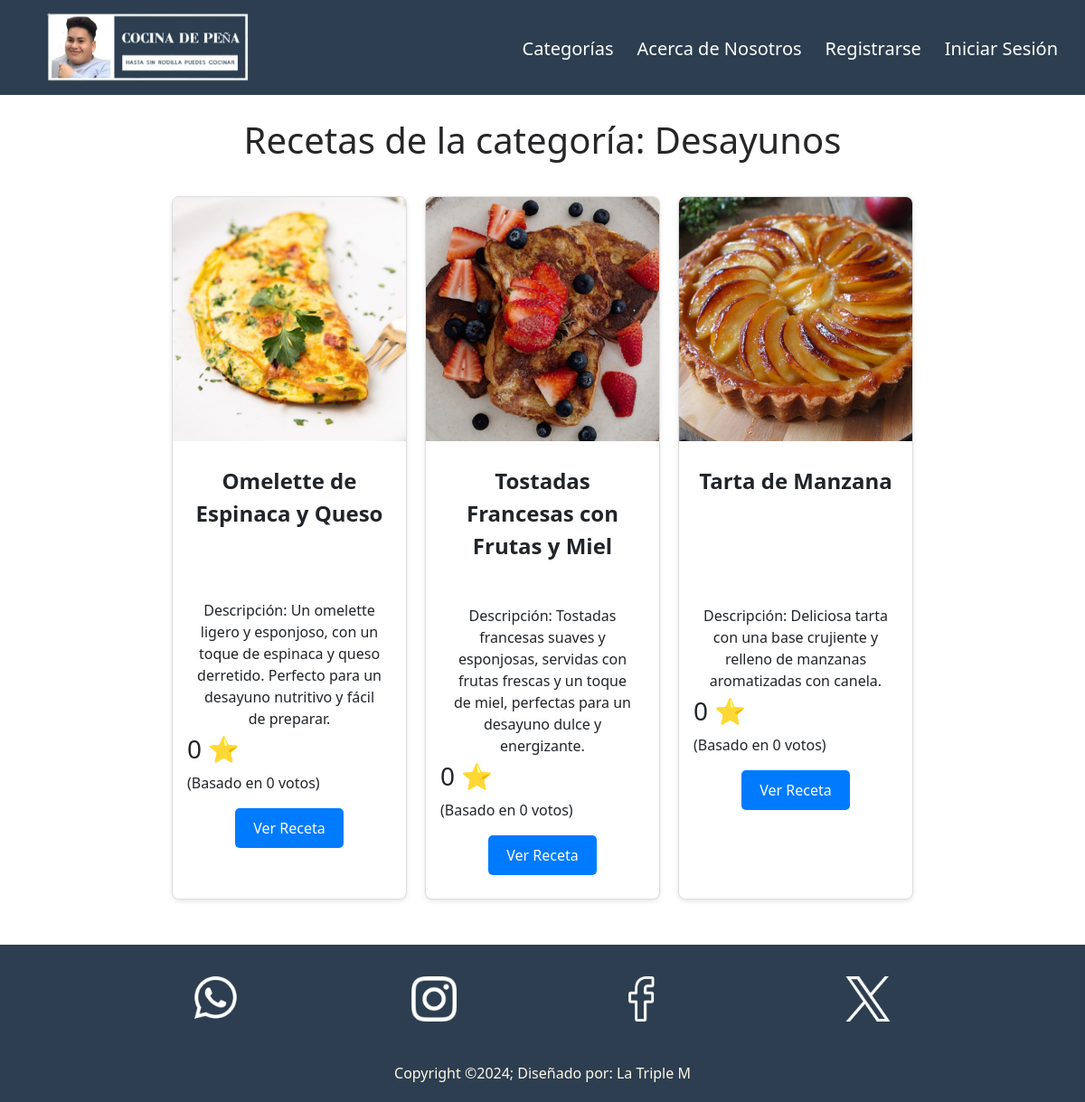
Page /sub_categoria.php?categoria=Desayunos on the earlier database version.
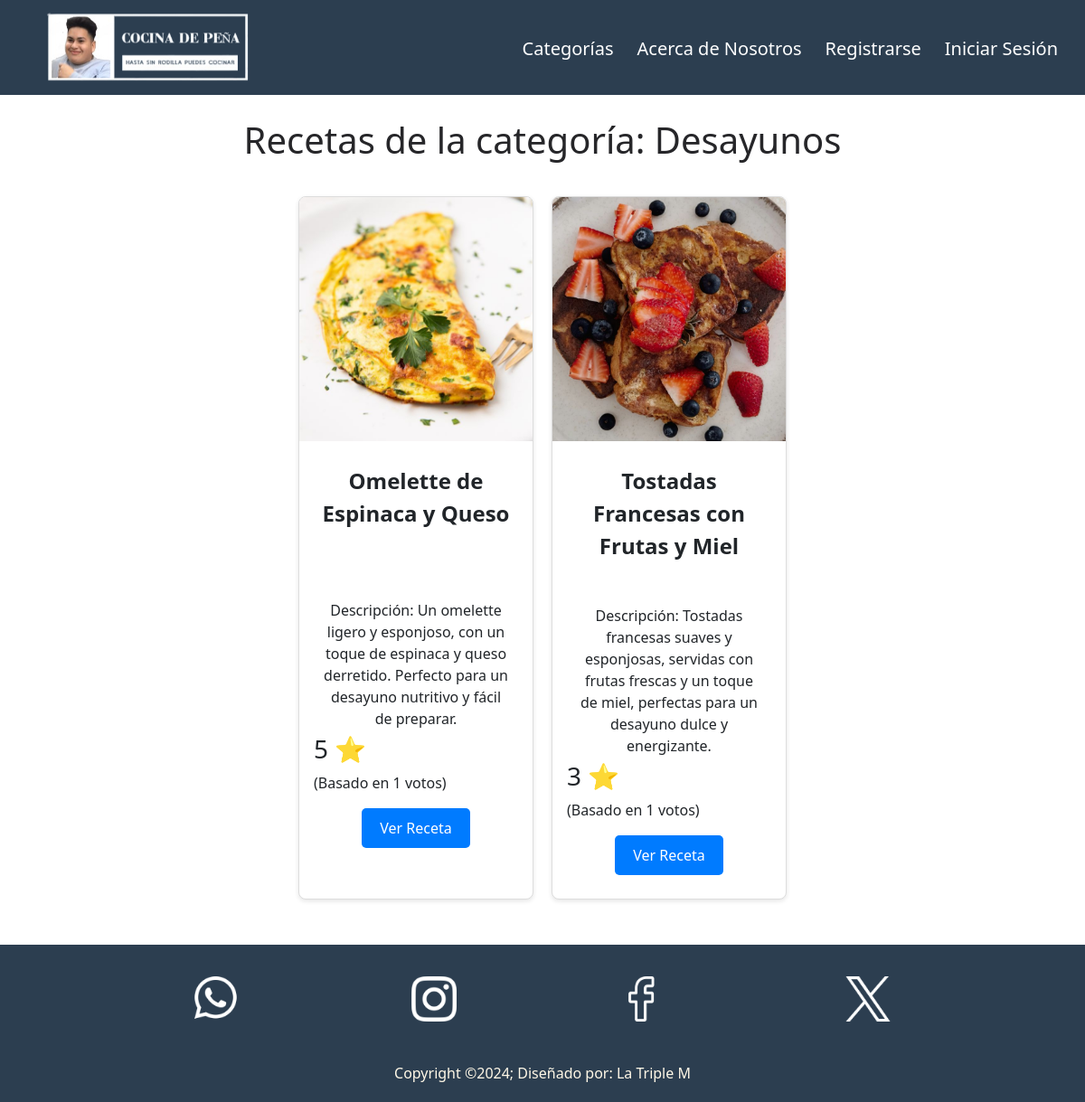
Same page on the later database version.
### tables this page shows
CREATE TABLE `recetas` (
  `id` int(11) NOT NULL,
  `img` varchar(255) NOT NULL,
  `nombre` varchar(100) NOT NULL,
  `micro` varchar(250) NOT NULL,
  `categorias` varchar(255) DEFAULT NULL,
  `preparacion` text NOT NULL,
  `ingredientes` text NOT NULL,
  `calificacion_promedio` float DEFAULT 0,
  `numero_votos` int(11) DEFAULT 0
);

### sub_categoria.php (the view, shortened to what this page needs)
<?php
$servername = "localhost";
$username = "root";
$password = "";
$dbname = "cocina";
$conn = new mysqli($servername, $username, $password, $dbname);
$categoria = $_GET['categoria'] ?? '';
$sql = "SELECT id, img, nombre, micro, calificacion_promedio, numero_votos FROM recetas WHERE categorias = ?";
$stmt = $conn->prepare($sql);
$stmt->bind_param("s", $categoria);
$stmt->execute();
$result = $stmt->get_result();
?>
<!DOCTYPE html>
<html lang="en">
<head>
    <link href="https://cdn.jsdelivr.net/npm/bootstrap@5.3.0-alpha1/dist/css/bootstrap.min.css" rel="stylesheet">
    <link rel="stylesheet" href="css/styles.css">
</head>
<body>
<header>
        <nav class="navbar navbar-expand-lg navbar-dark bg-dark">
            <div class="container-fluid">
                <a class="navbar-brand" href="index.php"><img src="img/logos/10.png" alt="Logo"></a>
                <div class="collapse navbar-collapse" id="navbarNav">
                    <ul class="navbar-nav ms-auto">
                        <li class="nav-item">
                            <a class="nav-link" href="pages/categorias.php">Categorías</a>
                        </li>
                        <li class="nav-item">
                            <a class="nav-link" href="pages/nosotros.php">Acerca de Nosotros</a>
                        </li>
                        <?php
                        if (!isset($_SESSION['usuario_id'])) {
                            echo '
                            <li class="nav-item">
                                <a class="nav-link" href="paginas php/registro.html">Registrarse</a>
                            </li>
                            <li class="nav-item">
                                <a class="nav-link" href="paginas php/login.html">Iniciar Sesión</a>
                            </li>';
                        }
                        ?>
                    </ul>
                </div>
            </div>
        </nav>
    </header>
    <main>
        <h1 class="tit" style="margin-top: 40px;">Recetas de la categoría: <?= htmlspecialchars($categoria) ?></h1>
        <div class="contenedor_visualizar">
        <?php if ($result->num_rows > 0): ?>
            <?php while ($row = $result->fetch_assoc()): ?>
                <div class="card">
                    <?php if (!empty($row['img'])): ?>
                        <img src="<?= htmlspecialchars($row['img']) ?>" class="card-img-top" alt="Imagen de la receta">
                    <?php else: ?>
                        <p>No hay imagen disponible</p>
                    <?php endif; ?>
                    <div class="card-body">
                        <?php if (!empty($row['nombre'])): ?>
                            <p class="card-title"><?= htmlspecialchars($row['nombre']) ?></p>
                        <?php else: ?>
                            <p>No hay nombre disponible</p>
                        <?php endif; ?>
                    </div>
                    <div class="card-body">
                        <?php if (!empty($row['micro'])): ?>
                            <p class="card-text">Descripción: <?= htmlspecialchars($row['micro']) ?></p>
                        <?php else: ?>
                            <p>No hay descripción disponible</p>
                        <?php endif; ?>
                        <div class="calificacion_promedio">
                            <h3> <?= round($row['calificacion_promedio'], 1) ?> ⭐</h3>
                            <p>(Basado en <?= $row['numero_votos'] ?> votos)</p>
                        </div>
                        <a href="receta.php?id=<?= $row['id'] ?>" class="btn btn-primary">Ver Receta</a>
                    </div>
                </div>
            <?php endwhile; ?>
        <?php else: ?>
            <p>No se encontraron recetas en esta categoría.</p>
        <?php endif; ?>
        </div>
    </main>
    <footer>
        <div class="footerContainer">
            <div class="redes">
                <a href=""><img src="../img/iconos/whatsapp-f.png" alt=""></a>
                <a href=""><img src="../img/iconos/instagram-f.png" alt=""></a>
                <a href=""><img src="../img/iconos/facebook-f.png" alt=""></a>
                <a href=""><img src="../img/iconos/x-f.png" alt=""></a>
            </div>
            <p>Copyright &copy;2024; Diseñado por: La Triple M</p>
        </div>
    </footer>
</body>
</html>

### css/styles.css (style rules this page uses)
.nav-link, .dropdown-item { color: white !important; font-size: 20px; margin-top: 5px; padding-bottom: 10px; transition: transform 0.5s, filter 0.5s, border-bottom 0.5s; margin-right: 10px; }
.navbar { position: fixed; top: 0; left: 0; width: 100%; z-index: 1000; background-color: #2C3E50 !important; }
.container-fluid a img { width: 300px; margin-left: 2px; cursor: pointer; transition: transform 0.8s; border: none; }
.tit { text-align: center; color: rgb(38, 38, 41); margin-top: -80px; }
.contenedor_visualizar { display: flex; flex-wrap: wrap; justify-content: center; gap: 20px; margin: auto; width: 80%; }
.card { margin-top: 30px; flex: 1 1 260px; max-width: 260px; border: 1px solid #ddd; border-radius: 8px; overflow: hidden; box-shadow: 0 2px 5px rgba(0, 0, 0, 0.1); }
.card img { width: 100%; height: 270px; object-fit: cover; }
.card-title { font-size: 1.5rem; margin: 10px 0; font-weight: bold; text-align: center; }
.card-text { font-size: 1rem; margin: 5px 10px; text-align: center; }
.btn-primary { display: block; width: fit-content; margin: 10px auto; padding: 10px 20px; font-size: 1rem; background-color: #007bff; color: white; border: none; border-radius: 5px; text-align: center; text-decoration: none; cursor: pointer; }
footer { margin-top: 50px; background-color: #2C3E50; color: #FFF8E7; padding: 10px 0; }
.footerContainer { width: 100%; max-width: 1200px; margin: 0 auto; padding: 10px; }
.redes { display: flex; justify-content: center; flex-wrap: wrap; margin-top: 10px; }
.redes a { margin: 5px; }
.redes a img { width: 50px; transition: 0.2s; margin: 0px 90px auto; }
footer p { margin: 40px 0px auto; text-align: center; }

Differences in the rows shown:
no longer on this page (row edited): recetas: img (picture), nombre "Tarta de Manzana", micro "Deliciosa tarta con una base crujiente y relleno de manzanas aromatizadas con canela.", calificacion_promedio "0", numero_votos "0"
changed recetas "Omelette de Espinaca y Queso": calificacion_promedio "0" → "5"; numero_votos "0" → "1"
changed recetas "Tostadas Francesas con Frutas y Miel": calificacion_promedio "0" → "3"; numero_votos "0" → "1"
